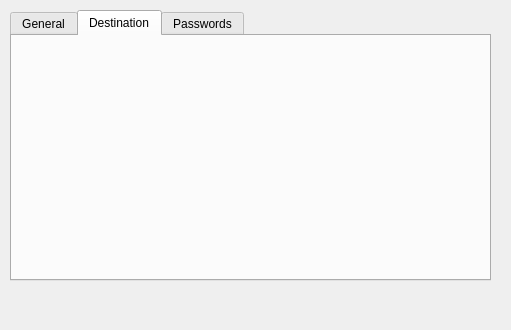
<?xml version="1.0" encoding="UTF-8"?>
<ui version="4.0">
 <class>Form</class>
 <widget class="QWidget" name="Form">
  <property name="geometry">
   <rect>
    <x>0</x>
    <y>0</y>
    <width>511</width>
    <height>330</height>
   </rect>
  </property>
  <property name="windowTitle">
   <string>Form</string>
  </property>
  <widget class="QTabWidget" name="tab_SettingsBox">
   <property name="geometry">
    <rect>
     <x>10</x>
     <y>10</y>
     <width>481</width>
     <height>271</height>
    </rect>
   </property>
   <property name="currentIndex">
    <number>1</number>
   </property>
   <widget class="QWidget" name="tab_General">
    <attribute name="title">
     <string>General</string>
    </attribute>
   </widget>
   <widget class="QWidget" name="tab_Destination">
    <attribute name="title">
     <string>Destination</string>
    </attribute>
   </widget>
   <widget class="QWidget" name="tab_Passwords">
    <attribute name="title">
     <string>Passwords</string>
    </attribute>
   </widget>
  </widget>
 </widget>
 <resources/>
 <connections/>
</ui>
